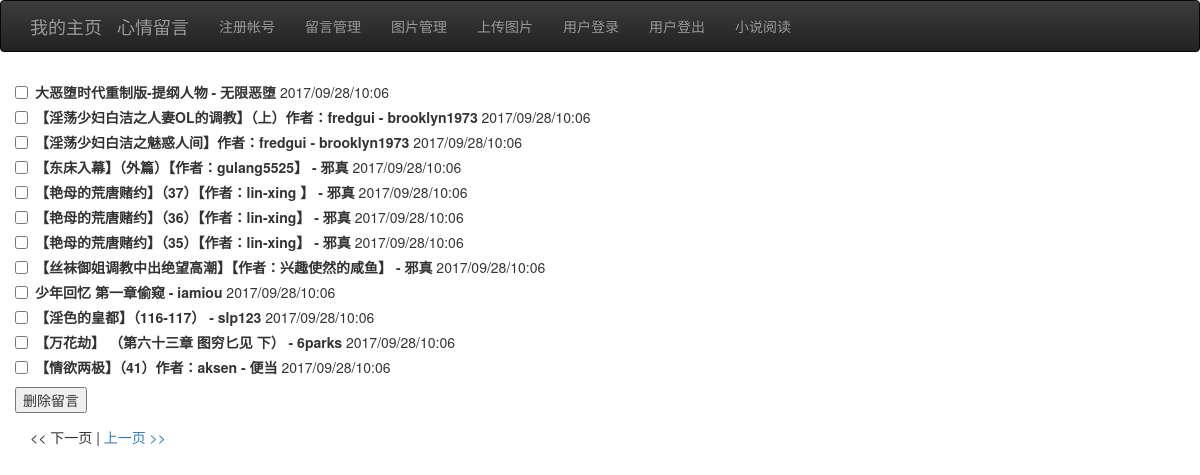
/nv (signed in), run on the app's committed database.
### flask_app.py (models this page shows)
class Novel(db.Model):
    id = db.Column(db.Integer, primary_key=True)
    url = db.Column(db.String(4096),unique=True)
    title=db.Column(db.String(4096))
    timestamp = db.Column(db.DateTime)

### flask_app.py (the view, shortened to what this page needs)
@app.route('/nv',methods=["GET", "POST"])
@app.route('/nv/<int:page>',methods=["GET", "POST"])
@login_required
def admin_nv(page=1):
    if request.method == "GET":
        return render_template("admin_nv.html", title='posts admin',comments=Novel.query.order_by(Novel.timestamp.desc()).paginate(page, POSTS_PER_PAGE, False))

### flask_app.py (called while the page is built)
@app.before_request
def before_request():
    pass

@login_manager.user_loader
def load_user(user_id):
    return User.query.get(int(user_id))

### momentjs.py (called while the page is built)
    def dist8(self):
        timenow = (self.timestamp + timedelta(hours=8))
        return timenow.strftime("%Y/%m/%d/%H:%M")

### templates/admin_nv.html
{% extends "base.html" %}
{% block content %}
        <div class="container">
            <div class="row">
                <form action="/nv" method="POST">
                 {% for comment in comments.items %}
                      <div class="checkbox">
                        <label>
                            <input type="checkbox" name="todel" value={{comment.id}}><b>{{comment.title}}</b>
							{{momentjs(comment.timestamp).dist8()}}
                        </label>
                    </div>
                 {% endfor %}
                     <input type="submit" value="删除留言">
                </form>
            </div>
        {% if comments.has_prev %}<a href="{{ url_for('admin_nv', page =comments.prev_num) }}"><< 上一页</a>{% else %}<< 下一页{% endif %} |
        {% if comments.has_next %}<a href="{{ url_for('admin_nv', page = comments.next_num) }}">上一页 >></a>{% else %}下一页 >>{% endif %}
       </div>
{% endblock %}

### templates/base.html (shortened to what this page needs)
<html>
    <head>
        <link rel="stylesheet" href="https://maxcdn.bootstrapcdn.com/bootstrap/3.3.7/css/bootstrap.min.css"
>
        <link rel="stylesheet" href="https://maxcdn.bootstrapcdn.com/bootstrap/3.3.7/css/bootstrap-theme.min.css"
>
    </head>
    <body>
        <nav class="navbar navbar-inverse">
          <div class="container">
            <div class="navbar-header">
              <a class="navbar-brand" href="/">我的主页</a>
              <a class="navbar-brand" href="/msg">心情留言</a>
            </div>
			 <div class="collapse navbar-collapse navbar-ex1-collapse">
                <ul class="nav navbar-nav navbar-middle">
					<li><a href="/register">注册帐号</a></li>
                    <li><a href="/admin">留言管理</a></li>
					<li><a href="/admin_image">图片管理</a></li>
					<li><a href="/upload">上传图片</a></li>
                    <li><a href="/login">用户登录</a></li>
                    <li><a href="/logout">用户登出</a></li>
                    <li><a href="/novel">小说阅读</a></li>
                </ul>
            </div>
          </div>
        </nav>
        {% block content %}{% endblock %}
    </body>
</html>

### data on the page
Novel: title "大恶堕时代重制版-提纲人物 - 无限恶堕", timestamp "2017/09/28/10:06"
Novel: title "【淫荡少妇白洁之人妻OL的调教】（上）作者：fredgui - brooklyn1973", timestamp "2017/09/28/10:06"
Novel: title "【淫荡少妇白洁之魅惑人间】作者：fredgui - brooklyn1973", timestamp "2017/09/28/10:06"
Novel: title "【东床入幕】（外篇）【作者：gulang5525】 - 邪真", timestamp "2017/09/28/10:06"
Novel: title "【艳母的荒唐赌约】（37）【作者：lin-xing 】 - 邪真", timestamp "2017/09/28/10:06"
Novel: title "【艳母的荒唐赌约】（36）【作者：lin-xing】 - 邪真", timestamp "2017/09/28/10:06"
Novel: title "【艳母的荒唐赌约】（35）【作者：lin-xing】 - 邪真", timestamp "2017/09/28/10:06"
Novel: title "【丝袜御姐调教中出绝望高潮】【作者：兴趣使然的咸鱼】 - 邪真", timestamp "2017/09/28/10:06"
Novel: title "少年回忆 第一章偷窥 - iamiou", timestamp "2017/09/28/10:06"
Novel: title "【淫色的皇都】（116-117） - slp123", timestamp "2017/09/28/10:06"
Novel: title "【万花劫】 （第六十三章 图穷匕见 下） - 6parks", timestamp "2017/09/28/10:06"
Novel: title "【情欲两极】（41）作者：aksen - 便当", timestamp "2017/09/28/10:06"
